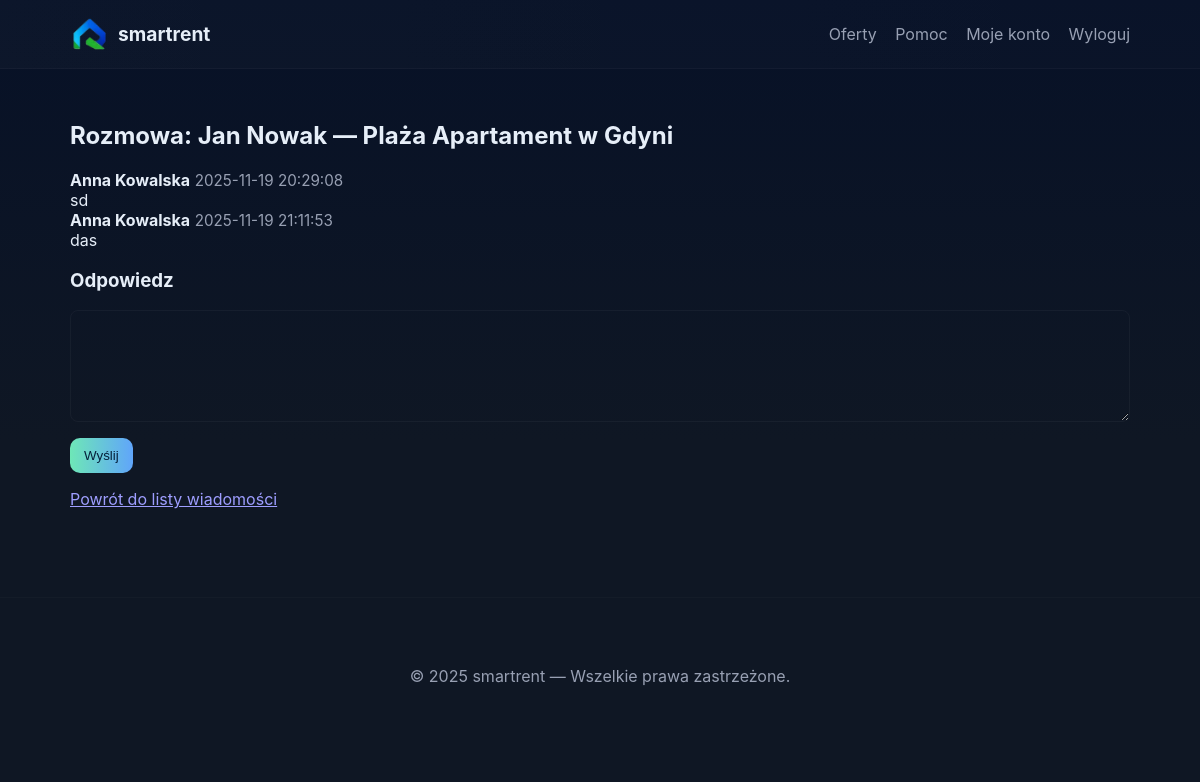
Screenshot of /message_detail.php?property_id=39&partner_id=6 (signed in) with the database file from the repository.
### tables this page shows
CREATE TABLE `users` (
  `id` int(11) NOT NULL,
  `name` varchar(150) NOT NULL,
  `email` varchar(200) NOT NULL,
  `password` varchar(255) NOT NULL,
  `role` enum('user','admin') NOT NULL DEFAULT 'user',
  `created_at` datetime DEFAULT current_timestamp()
);

CREATE TABLE `properties` (
  `id` int(11) NOT NULL,
  `title` varchar(255) NOT NULL,
  `description` text DEFAULT NULL,
  `price` decimal(10,2) NOT NULL DEFAULT 0.00,
  `city` varchar(120) NOT NULL,
  `image` varchar(255) DEFAULT NULL,
  `owner_id` int(11) DEFAULT NULL,
  `is_rented` tinyint(1) DEFAULT 0,
  `created_at` datetime DEFAULT current_timestamp()
);

CREATE TABLE `messages` (
  `id` int(11) NOT NULL,
  `from_user_id` int(11) NOT NULL,
  `to_user_id` int(11) NOT NULL,
  `property_id` int(11) DEFAULT NULL,
  `body` text NOT NULL,
  `sent_at` datetime DEFAULT current_timestamp(),
  `read_flag` tinyint(1) DEFAULT 0
);

### message_detail.php (the view, shortened to what this page needs)
<?php
require_once 'includes/db.php';
$me = $_SESSION['user_id'];
$property_id = intval($_GET['property_id'] ?? 0);
$partner_id = intval($_GET['partner_id'] ?? 0);
$stmt = $pdo->prepare("SELECT id,title,owner_id FROM properties WHERE id = :id LIMIT 1");
$stmt->execute(['id' => $property_id]);
$prop = $stmt->fetch(PDO::FETCH_ASSOC);
$stmt = $pdo->prepare("SELECT id,name,email,role FROM users WHERE id = :id LIMIT 1");
$stmt->execute(['id'=>$partner_id]);
$partner = $stmt->fetch(PDO::FETCH_ASSOC);
$stmt = $pdo->prepare("
  SELECT m.*, u_from.name AS from_name, u_to.name AS to_name
  FROM messages m
  LEFT JOIN users u_from ON m.from_user_id = u_from.id
  LEFT JOIN users u_to ON m.to_user_id = u_to.id
  WHERE m.property_id = :pid
    AND ((m.from_user_id = :me AND m.to_user_id = :partner) OR (m.from_user_id = :partner AND m.to_user_id = :me))
  ORDER BY m.sent_at ASC
");
$stmt->execute(['pid'=>$property_id, 'me'=>$me, 'partner'=>$partner_id]);
$thread = $stmt->fetchAll(PDO::FETCH_ASSOC);
?>
<!doctype html>
<html lang="pl">
<head><meta charset="utf-8"><title>Konwersacja — <?=htmlspecialchars($prop['title'])?></title><link rel="stylesheet" href="assets/css/style.css"></head>
<body>
<?php include 'includes/navbar.php'; ?>
<main class="container">
  <h2>Rozmowa: <?=htmlspecialchars($partner['name'] ?? 'Użytkownik')?> — <?=htmlspecialchars($prop['title'])?></h2>
  <div class="chat-box">
    <?php if (empty($thread)): ?>
      <p class="muted">Brak wiadomości w wątku.</p>
    <?php else: foreach ($thread as $m): ?>
      <div class="message <?= $m['from_user_id'] == $me ? 'sent' : 'received' ?>">
        <div class="meta"><strong><?=htmlspecialchars($m['from_name'] ?? 'Użytkownik')?></strong> <span class="muted"><?=htmlspecialchars($m['sent_at'])?></span></div>
        <div class="body"><?=nl2br(htmlspecialchars($m['body']))?></div>
      </div>
    <?php endforeach; endif; ?>
  </div>
  <h3>Odpowiedz</h3>
  <form method="post">
    <textarea name="body" rows="6" required></textarea>
    <div class="form-actions"><button class="btn btn-primary" type="submit" name="reply">Wyślij</button></div>
  </form>
  <p><a href="messages_list.php">Powrót do listy wiadomości</a></p>
</main>
<?php include 'includes/footer.php'; ?>
</body>
</html>

### assets/css/style.css (style rules this page uses)
:root { --bg:#0f1724; --card:#0b1220; --muted:#98a0b3; --accent:#6ee7b7; --accent-2:#60a5fa; --text:#e6eef8; --glass: rgba(255,255,255,0.03); --radius:12px; --max-width:1100px; --gap:18px; font-family: Inter, ui-sans-serif, system-ui, -apple-system, "Segoe UI", Roboto, "Helvetica Neue", Arial; color-scheme: dark; }
* { box-sizing:border-box }
body { margin:0; background: linear-gradient(180deg, #071127 0%, #0f1724 55%); color:var(--text); -webkit-font-smoothing:antialiased; -moz-osx-font-smoothing:grayscale; min-height:100vh; }
.container { max-width:var(--max-width); margin:0 auto; padding:32px 20px; }
.btn { display:inline-block;padding:10px 14px;border-radius:10px;background:transparent;border:1px solid rgba(255,255,255,0.04);color:var(--text);text-decoration:none;cursor:pointer; }
.btn-primary { background:linear-gradient(90deg,var(--accent),var(--accent-2));color:#05203a;border:0 }
.muted { color:var(--muted);font-size:0.95rem }
input[type="text"],input[type="email"],input[type="password"],textarea,input[type="number"],input[type="date"] { width:100%;padding:10px;border-radius:8px;border:1px solid rgba(255,255,255,0.04);background:transparent;color:var(--text) }
.form-actions { display:flex;gap:8px;align-items:center;margin-top:12px }

### rows the page displays
users: name "Jan Nowak"
properties: title "Plaża Apartament w Gdyni"
messages: from_user.name "Anna Kowalska", sent_at "2025-11-19 20:29:08", body "sd"
messages: from_user.name "Anna Kowalska", sent_at "2025-11-19 21:11:53", body "das"

### other values shown
APP_NAME "smartrent"
